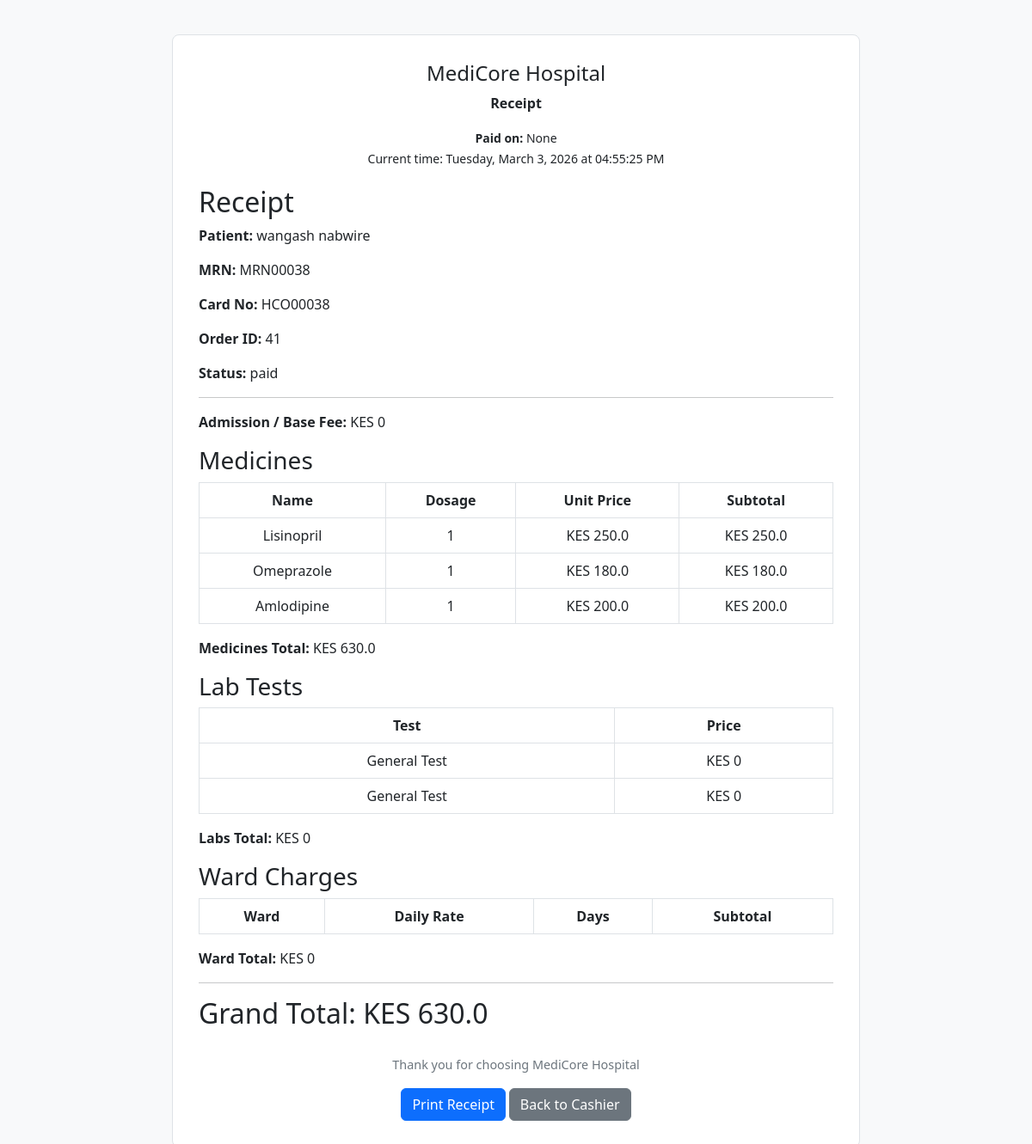
The app's page /receipt/41 with its own data.
### tables this page shows
CREATE TABLE patients (
    id INTEGER PRIMARY KEY AUTOINCREMENT,
    name TEXT NOT NULL,
    age INTEGER NOT NULL,
    gender TEXT NOT NULL,
    contact TEXT NOT NULL,
    address TEXT NOT NULL,
    symptoms TEXT,
    diagnosis TEXT,
    lab_results TEXT,
    prescribed_medicine TEXT,
    bill_amount REAL
, is_active INTEGER DEFAULT 1, admission_status TEXT DEFAULT 'outpatient', labor_status TEXT DEFAULT 'none', first_name TEXT, last_name TEXT, created_at TEXT, status TEXT DEFAULT 'draft', updated_at TEXT, card_number TEXT, medical_record_number TEXT, prescriptions TEXT, tests_ordered TEXT, billing_amount REAL);

CREATE TABLE cashier_orders (
    id INTEGER PRIMARY KEY AUTOINCREMENT,
    patient_id INTEGER NOT NULL,
    amount REAL NOT NULL,
    created_at TIMESTAMP DEFAULT CURRENT_TIMESTAMP,
    status TEXT DEFAULT 'pending', paid_at TEXT, date_paid TEXT,
    FOREIGN KEY(patient_id) REFERENCES patients(id)
);

CREATE TABLE patient_medicines (
    id INTEGER PRIMARY KEY AUTOINCREMENT,
    patient_id INTEGER NOT NULL,
    medicine_id INTEGER NOT NULL,
    dosage INTEGER NOT NULL,   -- number of doses given
    FOREIGN KEY(patient_id) REFERENCES patients(id),
    FOREIGN KEY(medicine_id) REFERENCES medicines(id)
);

CREATE TABLE medicines (
    id INTEGER PRIMARY KEY AUTOINCREMENT,
    name TEXT NOT NULL,
    unit_price REAL NOT NULL
);

CREATE TABLE lab_orders (
  id INTEGER PRIMARY KEY AUTOINCREMENT,
  patient_id INTEGER,
  test_name TEXT,
  ordered_by TEXT,
  status TEXT DEFAULT 'pending',
  created_at TIMESTAMP DEFAULT CURRENT_TIMESTAMP
, fulfilled_at TIMESTAMP, test_id INTEGER, price REAL, unit_price);

### app.py (the view)
@app.route("/receipt/<int:order_id>")
def receipt(order_id):
    db = get_db()
    order = db.execute("""
        SELECT co.id, co.patient_id, co.status, co.date_paid, co.amount,
               p.first_name || ' ' || p.last_name AS patient_name,
               p.medical_record_number, p.card_number
        FROM cashier_orders co
        JOIN patients p ON co.patient_id = p.id
        WHERE co.id=?
    """, (order_id,)).fetchone()
    medicines = db.execute("""
        SELECT m.name, pm.dosage, m.unit_price,
               (pm.dosage * m.unit_price) AS subtotal
        FROM patient_medicines pm
        JOIN medicines m ON pm.medicine_id = m.id
        WHERE pm.patient_id=?
    """, (order["patient_id"],)).fetchall()
    med_total = sum((m["subtotal"] or 0) for m in medicines) if medicines else 0
    labs = db.execute("""
        SELECT test_name, unit_price
        FROM lab_orders
        WHERE patient_id=?
    """, (order["patient_id"],)).fetchall()
    lab_total = sum((l["unit_price"] or 0) for l in labs) if labs else 0
    wards = db.execute("""
        SELECT ward_name, daily_rate, days, (daily_rate * days) AS subtotal
        FROM ward_charges
        WHERE patient_id=?
    """, (order["patient_id"],)).fetchall()
    ward_total = sum((w["subtotal"] or 0) for w in wards) if wards else 0
    base_amount = order["amount"] or 0
    total_amount = base_amount + med_total + lab_total + ward_total
    return render_template(
        "receipt.html",
        order=order,
        medicines=medicines,
        labs=labs,
        wards=wards,
        med_total=med_total,
        lab_total=lab_total,
        ward_total=ward_total,
        base_amount=base_amount,
        total_amount=total_amount
    )

### app.py (called while the page is built)
def get_db():
    conn = sqlite3.connect('hospital.db')
    conn.row_factory = sqlite3.Row
    return conn

### templates/receipt.html (shortened to what this page needs)
<!DOCTYPE html>
<html lang="en">
<head>
  <link href="https://cdn.jsdelivr.net/npm/bootstrap@5.3.0/dist/css/bootstrap.min.css" rel="stylesheet">
</head>
<body>
  <div class="receipt-container">
    <div class="receipt-header">
      <h4>MediCore Hospital</h4>
      <p><strong>Receipt</strong></p>
      <small><strong>Paid on:</strong> {{ order.date_paid }}</small><br>
      <small id="current-time"></small>
    </div>
    <h2>Receipt</h2>
    <p><strong>Patient:</strong> {{ order.patient_name }}</p>
    <p><strong>MRN:</strong> {{ order.medical_record_number }}</p>
    <p><strong>Card No:</strong> {{ order.card_number }}</p>
    <p><strong>Order ID:</strong> {{ order.id }}</p>
    <p><strong>Status:</strong> {{ order.status }}</p>
    <hr>
    <p><strong>Admission / Base Fee:</strong> KES {{ "{:,}".format(base_amount or 0) }}</p>
    <h3>Medicines</h3>
    <table class="table table-bordered">
      <thead>
        <tr><th>Name</th><th>Dosage</th><th>Unit Price</th><th>Subtotal</th></tr>
      </thead>
      <tbody>
        {% for med in medicines %}
          <tr>
            <td>{{ med.name }}</td>
            <td>{{ med.dosage }}</td>
            <td>KES {{ "{:,}".format(med.unit_price or 0) }}</td>
            <td>KES {{ "{:,}".format(med.subtotal or 0) }}</td>
          </tr>
        {% endfor %}
      </tbody>
    </table>
    <p><strong>Medicines Total:</strong> KES {{ "{:,}".format(med_total or 0) }}</p>
    <h3>Lab Tests</h3>
    <table class="table table-bordered">
      <thead>
        <tr><th>Test</th><th>Price</th></tr>
      </thead>
      <tbody>
        {% for lab in labs %}
          <tr>
            <td>{{ lab.test_name }}</td>
            <td>KES {{ "{:,}".format(lab.unit_price or 0) }}</td>
          </tr>
        {% endfor %}
      </tbody>
    </table>
    <p><strong>Labs Total:</strong> KES {{ "{:,}".format(lab_total or 0) }}</p>
    <h3>Ward Charges</h3>
    <table class="table table-bordered">
      <thead>
        <tr><th>Ward</th><th>Daily Rate</th><th>Days</th><th>Subtotal</th></tr>
      </thead>
    </table>
    <p><strong>Ward Total:</strong> KES {{ "{:,}".format(ward_total or 0) }}</p>
    <hr>
    <h2>Grand Total: KES {{ "{:,}".format(total_amount or 0) }}</h2>
    <div class="receipt-footer">
      <p>Thank you for choosing MediCore Hospital</p>
      <button class="btn btn-primary" onclick="window.print()">Print Receipt</button>
      <a href="{{ url_for('cashier') }}" class="btn btn-secondary">Back to Cashier</a>
    </div>
  </div>
</body>
</html>

### templates/receipt.html (style rules this page uses)
body { background-color: #f8f9fa; }
.receipt-container { max-width: 800px; margin: 40px auto; background: white; padding: 30px; border: 1px solid #dee2e6; border-radius: 8px; }
.receipt-header { text-align: center; margin-bottom: 20px; }
.receipt-footer { text-align: center; margin-top: 30px; font-size: 0.9em; color: #6c757d; }
table th, table td { text-align: center; }

### records on screen
patients: date_paid "None", patient_name "wangash nabwire", medical_record_number "MRN00038", card_number "HCO00038"
cashier_orders: id "41", status "paid"
patient_medicines: name "Lisinopril", dosage "1", subtotal "250.0"
medicines: unit_price "250.0"
patient_medicines: name "Omeprazole", dosage "1", subtotal "180.0"
medicines: unit_price "180.0"
patient_medicines: name "Amlodipine", dosage "1", subtotal "200.0"
medicines: unit_price "200.0"
lab_orders: test_name "General Test", unit_price "0"
lab_orders: test_name "General Test", unit_price "0"

### other values on screen
{{ "{:,}".format(base_amount or 0) }} "0"
{{ "{:,}".format(med_total or 0) }} "630.0"
{{ "{:,}".format(lab_total or 0) }} "0"
{{ "{:,}".format(ward_total or 0) }} "0"
{{ "{:,}".format(total_amount or 0) }} "630.0"
